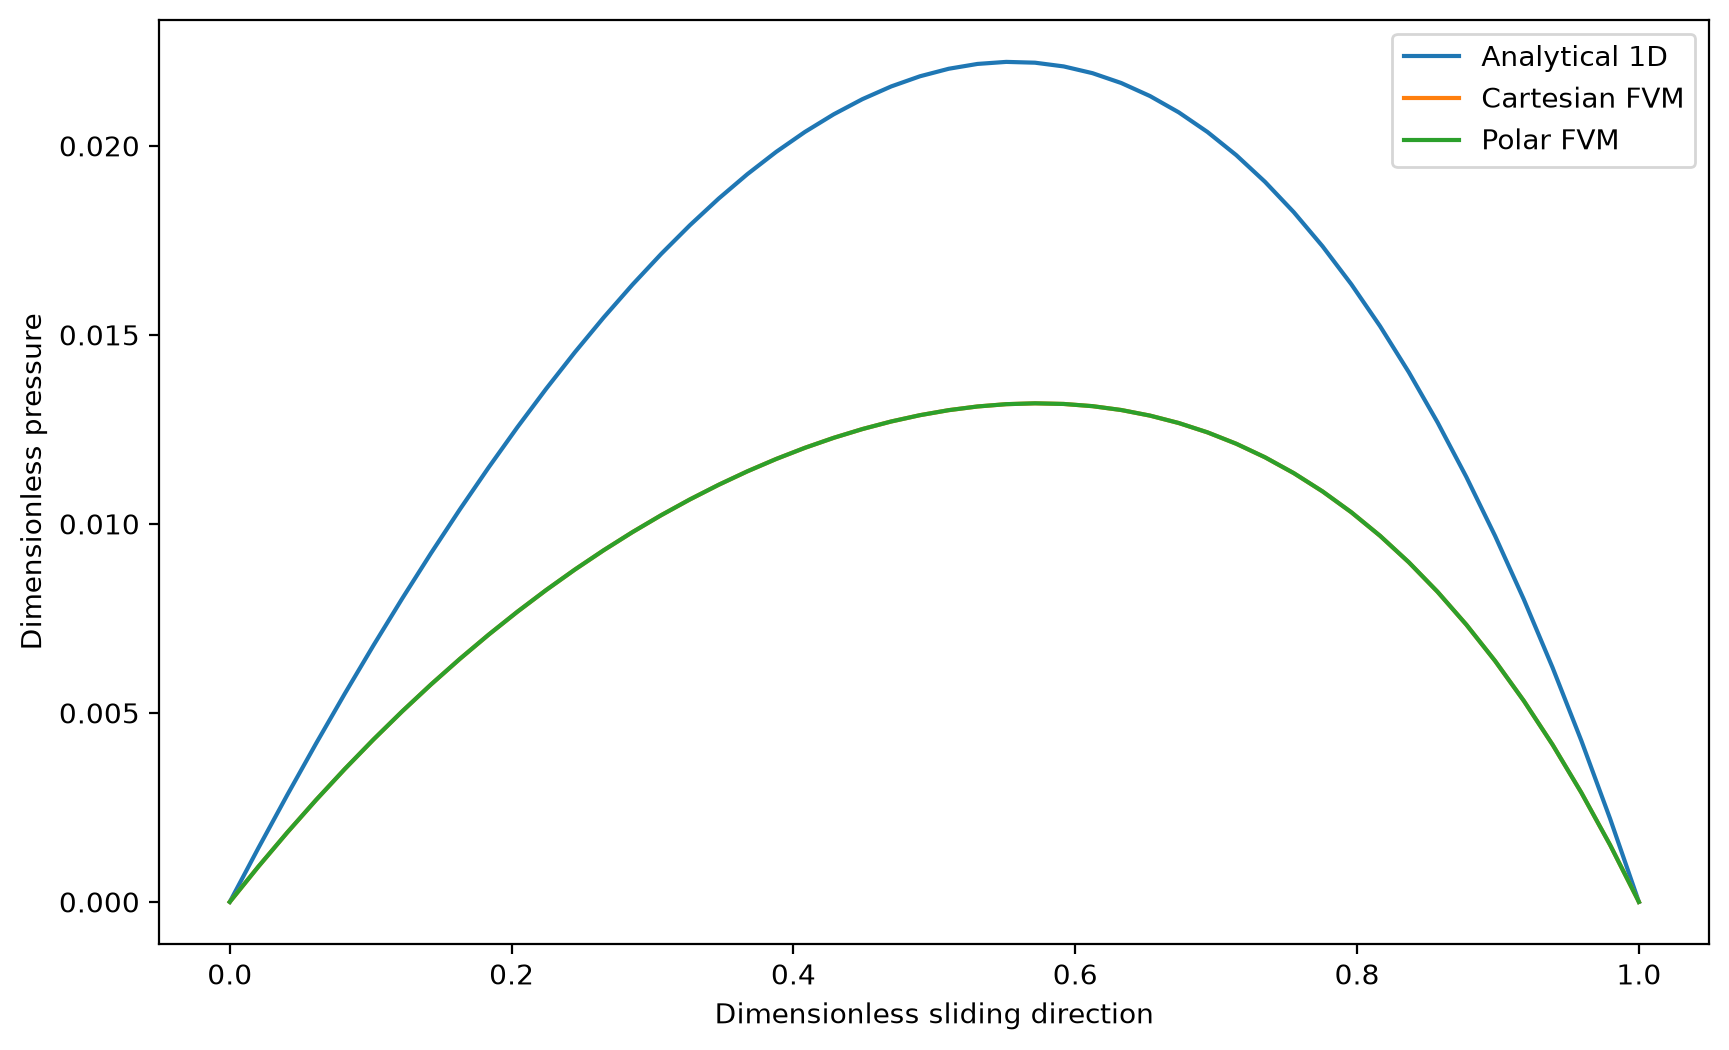

Recreate this plot in Python.
import matplotlib.pyplot as plt
import numpy as np

from reynolds import analytical, cartesian, polar

l = 500e-3
b = 500e-3
delta_h = 5e-6
h0 = 20e-6
x_nodes = 50
y_nodes = 50

Ri = 299e-3
Ro = 300e-3
r_nodes = 50
theta_nodes = 50

cartesian_pressure, X_vector, Y_vector, delta_H = cartesian.solve(
    l=l,
    b=b,
    delta_h=delta_h,
    h0=h0,
    x_nodes=x_nodes,
    y_nodes=y_nodes,
)

polar_pressure, R_vector, theta_vector, theta2 = polar.solve(
    Ri=Ri,
    Ro=Ro,
    h0=h0,
    delta_h=delta_h,
    r_nodes=r_nodes,
    theta_nodes=theta_nodes,
)

Xs = np.linspace(0, 1, x_nodes)
analytical_pressure = analytical.pressure_1D(Xs, delta_H)

fig, ax = plt.subplots(figsize=(10, 6))
ax.plot(Xs, analytical_pressure, label="Analytical 1D")
ax.plot(X_vector, cartesian_pressure[y_nodes // 2, :], label="Cartesian FVM")
ax.plot(theta_vector / theta2, polar_pressure[:, r_nodes // 2], label="Polar FVM")

ax.set_xlabel("Dimensionless sliding direction")
ax.set_ylabel("Dimensionless pressure")
ax.legend()

fig.savefig("comparison.png", dpi=200, bbox_inches="tight")
plt.show()
